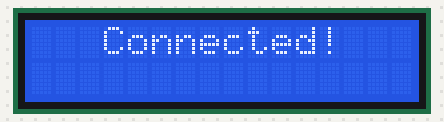
Recording of a sketch running on a simulated Arduino Uno, built with avr-gcc and run on an emulated ATmega328P. Shown: 16×2 character LCD. WiFi joins after 1.5 s; servers stay silent unless stated; what the sketch prints to the serial monitor is not drawn.

Above: at 2.8 s.
At 3.9 s:
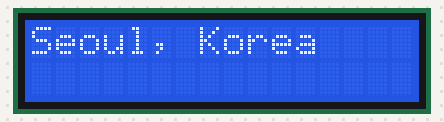
At 8.9 s:
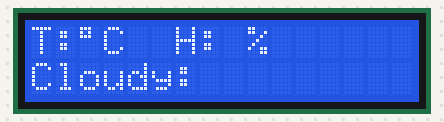

The sketch:

week13_EthernetWeather_Error.ino
```cpp
/*
  Repeating Web client

 This sketch connects to a a web server and makes a request
 using a Wiznet Ethernet shield. You can use the Arduino Ethernet shield, or
 the Adafruit Ethernet shield, either one will work, as long as it's got
 a Wiznet Ethernet module on board.

 This example uses DNS, by assigning the Ethernet client with a MAC address,
 IP address, and DNS address.

 Circuit:
 * Ethernet shield attached to pins 10, 11, 12, 13

 created 19 Apr 2012
 by Tom Igoe
 modified 21 Jan 2014
 by Federico Vanzati

 http://www.arduino.cc/en/Tutorial/WebClientRepeating
 This code is in the public domain.

 */

#include <SPI.h>
#include <Ethernet.h>
#include <Wire.h>
#include <LiquidCrystal_I2C.h>
#include <ArduinoJson.h>

// assign a MAC address for the ethernet controller.
// fill in your address here:
byte mac[] = { 0xDE, 0xAD, 0xBE, 0xEF, 0xFE, 0xED };
char server[] = "www.kma.go.kr";  // also change the Host line in httpRequest()
//IPAddress server(64,131,82,241);

// Set the static IP address to use if the DHCP fails to assign
IPAddress ip(192, 168, 219, 102);
IPAddress myDns(61, 41, 153, 2);

// initialize the library instance:
EthernetClient client;

unsigned long lastConnectionTime = 0;           // last time you connected to the server, in milliseconds
const unsigned long postingInterval = 3*1000;  // delay between updates, in milliseconds

// Set the LCD address to 0x27 for a 16 chars and 2 line display
LiquidCrystal_I2C lcd(0x3F, 16, 2); // 안되면 주소를 0x27->0x3F로 변경

String a[3];
int i=0;
int counter=0;
String Date;
String temp;
String wfEn;
String reh;
String tmp_str;

void setup() {
  // You can use Ethernet.init(pin) to configure the CS pin
  //Ethernet.init(10);  // Most Arduino shields
  //Ethernet.init(5);   // MKR ETH shield
  //Ethernet.init(0);   // Teensy 2.0
  //Ethernet.init(20);  // Teensy++ 2.0
  //Ethernet.init(15);  // ESP8266 with Adafruit Featherwing Ethernet
  //Ethernet.init(33);  // ESP32 with Adafruit Featherwing Ethernet

  // start serial port:
  Serial.begin(115200);
  while (!Serial) {
    ; // wait for serial port to connect. Needed for native USB port only
  }
  int cursorPosition=0;
  lcd.begin();
  lcd.backlight();
  lcd.clear();
  lcd.setCursor(0, 0);
  lcd.print("   Connecting");
  Serial.println("Connecting");

  // start the Ethernet connection:
  Serial.println("Initialize Ethernet with DHCP:");
  if (Ethernet.begin(mac) == 0) {
    Serial.println("Failed to configure Ethernet using DHCP");
    // try to congifure using IP address instead of DHCP:
    Ethernet.begin(mac, ip, myDns);
    Serial.print("My IP address: ");
    Serial.println(Ethernet.localIP());
    lcd.setCursor(cursorPosition, 2);
    lcd.print(".");
    cursorPosition++;
  }
  // give the Ethernet shield a second to initialize:
  delay(1000);
  Serial.print("connecting to ");
  Serial.print(server);
  Serial.println("...");

  // if you get a connection, report back via serial:
  if (client.connect(server, 80)) {
    Serial.print("connected to ");
    Serial.println(client.remoteIP());
    // Make a HTTP request:
    client.println("Host: api.openweathermap.org");
    client.println("Connection: close");
    client.println();
  } else {
    // if you didn't get a connection to the server:
    Serial.println("connection failed");
  }
  lcd.clear();
  lcd.print("   Connected!");
  Serial.println("Connected");
  delay(1000);
}

void loop() {
  // if there's incoming data from the net connection.
  // send it out the serial port.  This is for debugging
  // purposes only:
  // if (client.available()) {
  //   char c = client.read();
  //   Serial.write(c);
  // }

  if(counter == 60) //Get new data every 10 minutes
  {
    counter = 0;
    displayGettingData();
    delay(1000);
    getWeatherData();
  }
  else {
    counter++;
    displayWeather(Date);
    delay(5000);
    displayConditions(temp,reh,wfEn);
    delay(5000);
  }
}

void getWeatherData() //client function to send/receive GET request data.
{
  if (client.connect(server, 80)) {  //starts client connection, checks for connection
    client.println("GET /wid/queryDFSRSS.jsp?zone=1156063000 HTTP/1.1");
    client.println("Host: www.kma.go.kr");
    client.println("Connection: close");
    client.println();

    delay(10);
    while(client.available()){
      String line = client.readStringUntil('\n');

      i = line.indexOf("</pubDate>");
      if(i>0) {
        tmp_str = "<pubDate>";
        Date = line.substring(line.indexOf(tmp_str)+tmp_str.length(), i);
      }
      i= line.indexOf("</temp>");
      if(i>0){
        tmp_str="<temp>";
        temp = line.substring(line.indexOf(tmp_str)+tmp_str.length(),i);
      }
      i= line.indexOf("</wfEn>");
      if(i>0){
        tmp_str="<wfEn>";
        wfEn = line.substring(line.indexOf(tmp_str)+tmp_str.length(),i);
      }
      i= line.indexOf("</reh>");
      if(i>0){
        tmp_str="<reh>";
        reh = line.substring(line.indexOf(tmp_str)+tmp_str.length(),i);
        break;
      }
    }
  }
  else {
    Serial.println("connection failed"); //error message if no client connect
    Serial.println();
  }
}

void displayWeather(String Date)
{
  lcd.clear();
  lcd.setCursor(0,0);
  lcd.print("Seoul, Korea");
  lcd.setCursor(0,1);
  lcd.print(Date);
}

void displayConditions(String Temperature, String Humidity, String Cloudy)
{
  lcd.clear();
  lcd.print("T:");
 lcd.print(Temperature);
 lcd.print((char)223);
 lcd.print("C ");

 //Printing Humidity
 lcd.print(" H:");
 lcd.print(Humidity);
 lcd.print(" %");

 //Printing Cloudy
 lcd.setCursor(0,1);
 lcd.print("Cloudy: ");
 lcd.print(Cloudy);

}

void displayGettingData()
{
  lcd.clear();
  lcd.print("Getting data");
}

// this method makes a HTTP connection to the server:
void httpRequest() {
  // close any connection before send a new request.
  // This will free the socket on the WiFi shield
  client.stop();

  // if there's a successful connection:
  if (client.connect(server, 80)) {
    Serial.println("connecting...");
    // send the HTTP GET request:
    client.println("GET /wid/queryDFSRSS.jsp?zone=1156063000 HTTP/1.1");
    client.println("Host: www.kma.go.kr");
    client.println("Connection: close");
    client.println();

    // note the time that the connection was made:
    lastConnectionTime = millis();
  } else {
    // if you couldn't make a connection:
    Serial.println("connection failed");
  }
}
```

Measured:
- what the display in image 0 shows lasts 1.0 s, from 2.8 s to 3.8 s
- what the display in image 1 shows lasts 5.0 s, from 3.8 s to 8.8 s
